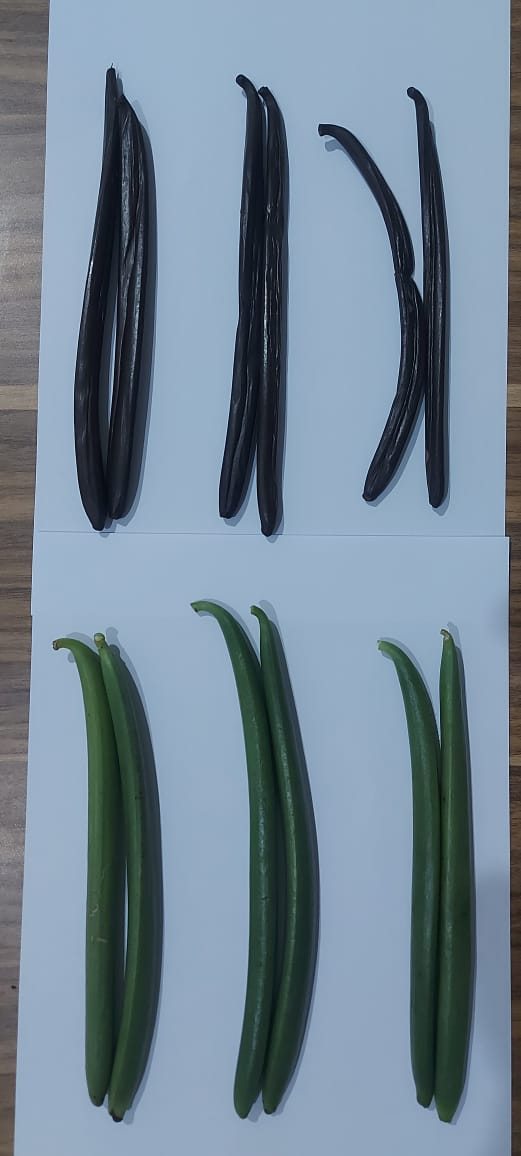
#> input picture Vanili.jpeg, 521 x 1156 px, found by its file name
$ jupyter execute segmentasi-citra.ipynb
#> lines starting #> are read from the running program, lines starting #| are printed output that depends on the picture; after the words box and inside, x2 and y2 are one past the last pixel; in counts of white or black regions, pixels touching at a corner belong together
[cell 1]
import matplotlib.pyplot as plt
import numpy as np
import numpy.matlib as matlib
from skimage import io
from skimage.color import rgb2gray, rgb2hsv
from skimage.morphology import area_opening
from skimage.exposure import histogram
from skimage.filters import threshold_otsu
import cv2 as cv

[cell 2]
path=r'/home/arivle/Documents/ugm/kuliah/semester 3/pengenalan-pola/4-segmentasi-vanili/Vanili.jpeg'
image = io.imread(path)
#> image is the input picture: shape (1156, 521, 3); mean R, G, B 115.5, 134, 149.7
gray = cv.cvtColor(image, cv.COLOR_BGR2GRAY)
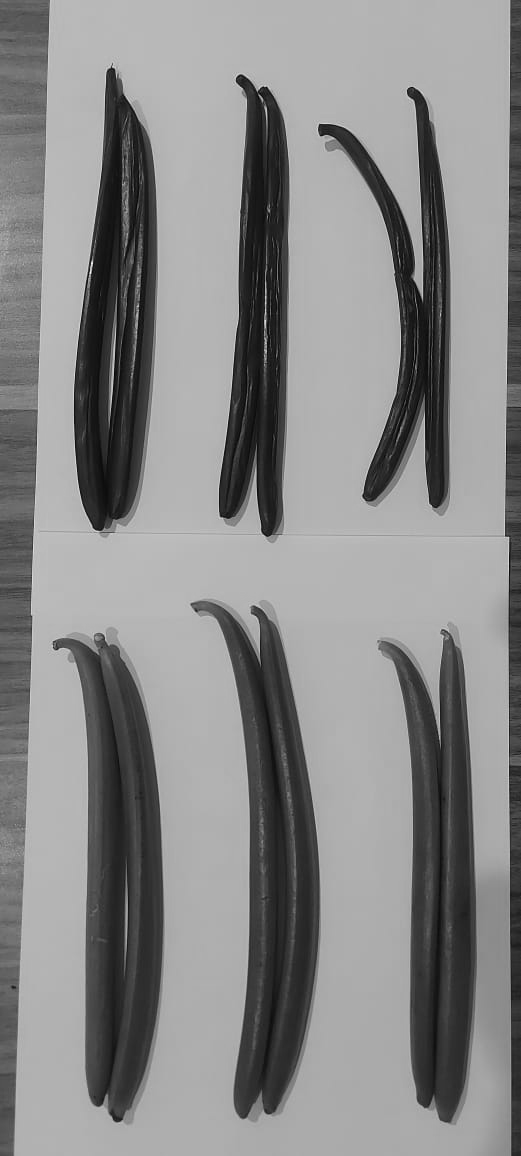
#> gray: shape (1156, 521); min 3, max 249, mean 136.5
io.imshow(gray)
print(image.shape)
#| (1156, 521, 3)
#> (printed output is left out)
io.show()

[cell 3]
def get_histogram(image, bins):
#> called with image = array of shape (602276,), bins = 256
  histogram = np.zeros(bins)
  for pixel in image:
    histogram[pixel] += 1
#> this loop made 602276 passes
#> pixel on passes 1 to 3: 101, 102, 105
#> after the loop, histogram = 256 values, max 38570 at index 180, min 0 at index 0, mean 2352.6
  return histogram

grArray = np.asarray(gray)
flat = grArray.flatten()
print(flat)
hist = get_histogram(flat, 256)
#> hist has the same summary as histogram in get_histogram
plt.plot(hist)
#> figure, not shown here; curve peaks at x = 180, y = 38570

[cell 4]
def masked_image(image, mask):
    r = image[:,:,0] * mask
    g = image[:,:,1] * mask
    b = image[:,:,2] * mask
    return np.dstack([r,g,b])

[cell 5]
th_values = np.linspace(0, 1, 11)
fig, axis = plt.subplots(2, 5, figsize=(15,8))

img_gray = rgb2gray(image)
for th, ax in zip(th_values, axis.flatten()):

    img_binarized = img_gray < th
    hasil = masked_image(image, img_binarized)
    ax.imshow(hasil)
    ax.set_title('$Threshold = %.2f$' % th)
#> this loop made 10 passes
#> pass 2, `img_binarized = img_gray < th`:
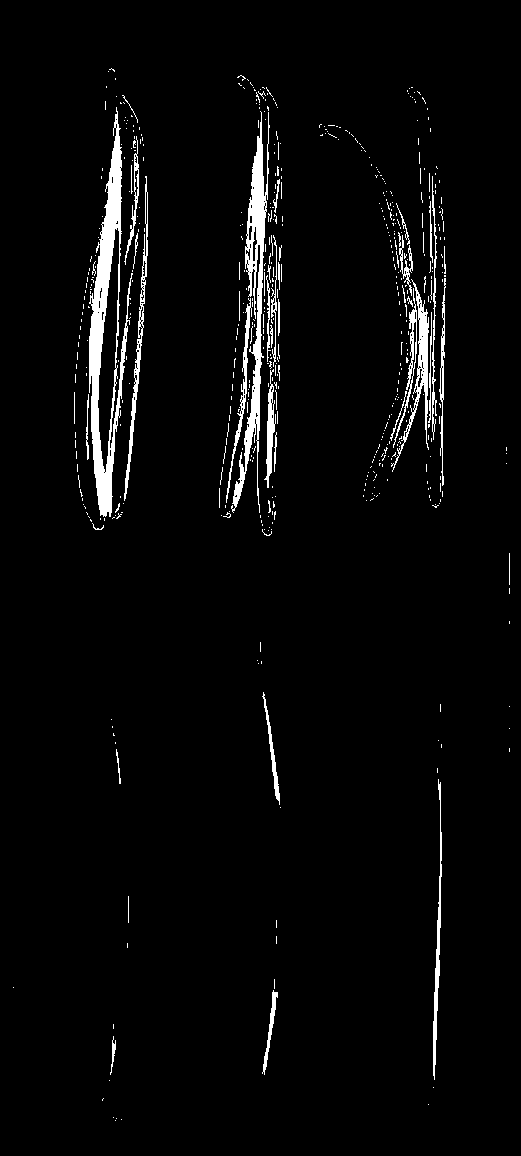
#> img_binarized: shape (1156, 521) bool; 3.4% white; 553 white regions (500 under 20 px), largest, box (x1, y1, x2, y2) and area: (89, 107, 133, 517) 5767, (231, 111, 270, 513) 3669, (391, 279, 429, 472) 1209
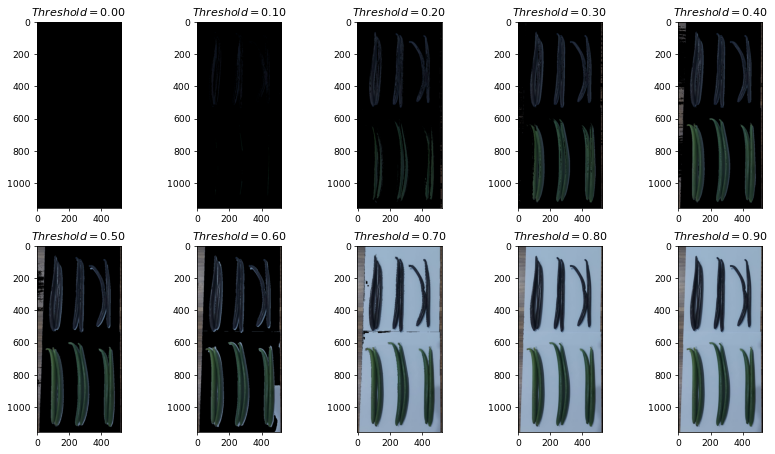
#> figure drawn by matplotlib, 10 panels

[cell 6]
equ = cv.equalizeHist(gray)
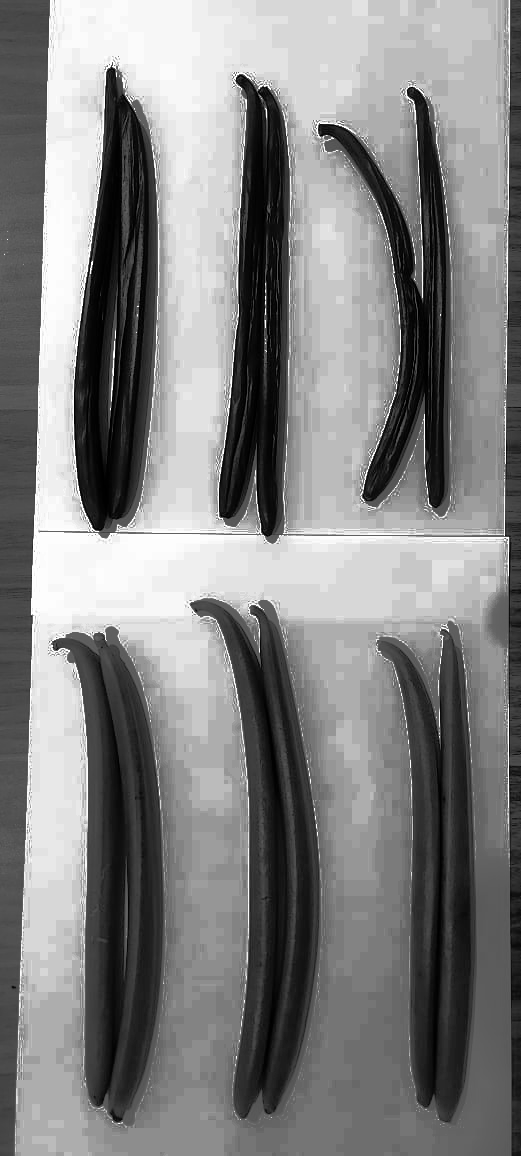
#> equ: shape (1156, 521); min 0, max 255, mean 130.7
io.imshow(equ)

[cell 7]
freq2, bins2 = histogram(equ)
#> freq2 = 256 values, max 38570 at index 215, min 0 at index 21, mean 2352.6; bins2 = 256 values from 0 to 255
plt.step(bins2, freq2*1.0/freq2.sum())
plt.xlabel('Intensity value')
plt.ylabel('Fraction of pixels');
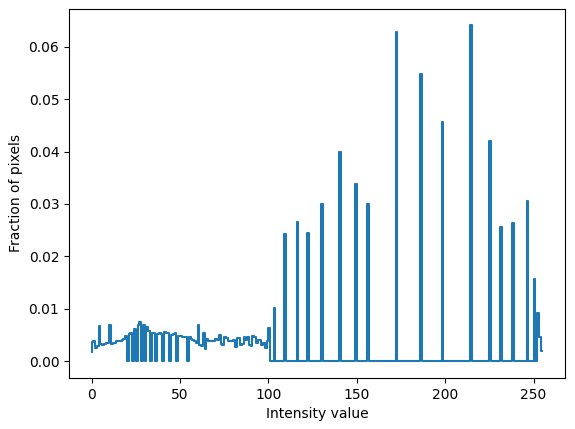
#> figure drawn by matplotlib, 1 panel; curve peaks at x = 215, y = 0.064

[cell 8]
freq, bins = histogram(img_gray)
#> freq = 256 values, max 37793 at index 178, min 0 at index 226, mean 2352.6; bins = 256 values from 0.005 to 0.966
plt.step(bins, freq*1.0/freq.sum())
plt.xlabel('Intensity value')
plt.ylabel('Fraction of pixels');
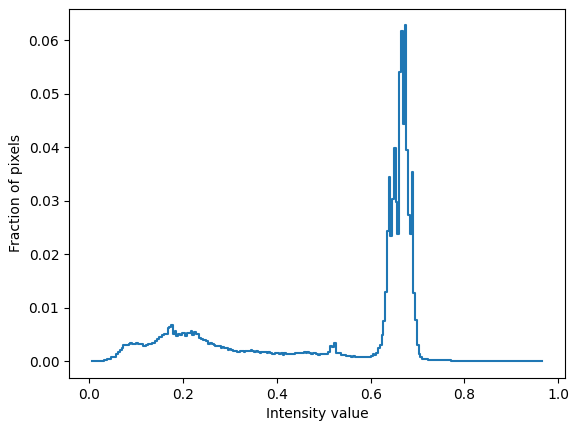
#> figure drawn by matplotlib, 1 panel; curve peaks at x = 0.676, y = 0.0628

[cell 9]
fig, ax = plt.subplots(1, 2, figsize=(12,6))
thresh = threshold_otsu(img_gray)
#> thresh = 0.431
img_otsu  = img_gray < thresh
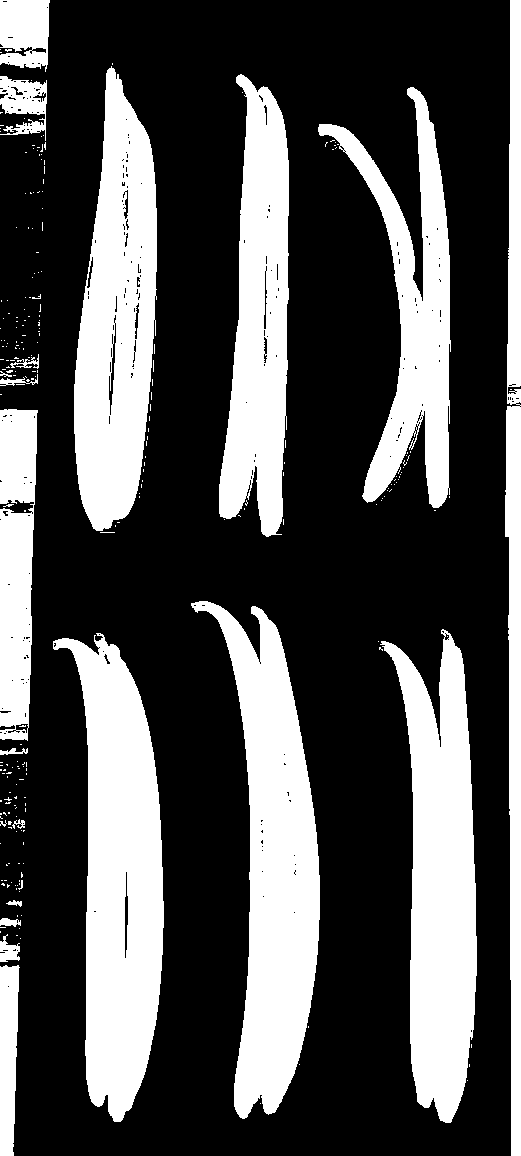
#> img_otsu: shape (1156, 521) bool; 31.4% white; 252 white regions (231 under 20 px), largest, box (x1, y1, x2, y2) and area: (53, 633, 164, 1122) 31193, (191, 601, 320, 1119) 30551, (380, 629, 477, 1123) 27417
ax[0].set_title('$Threshold = %.2f$' % thresh)
ax[0].imshow(img_otsu)
filtered = masked_image(image, img_otsu)
#> in masked_image (call 11), `g = image[:,:,1] * mask`:
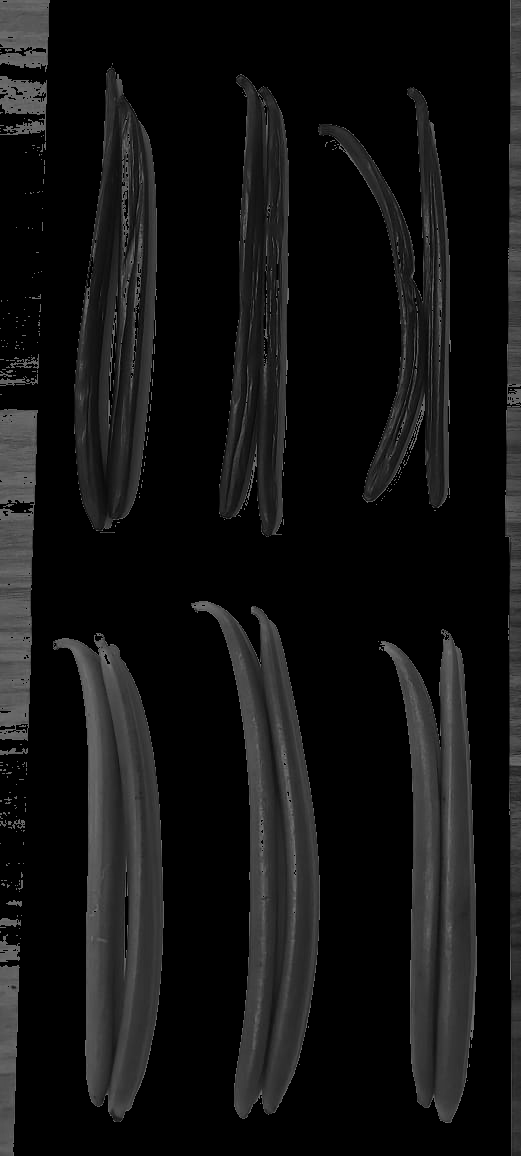
#> g: shape (1156, 521); min 0, max 119, mean 18.1
#> in masked_image (call 11), `return np.dstack([r,g,b])`:
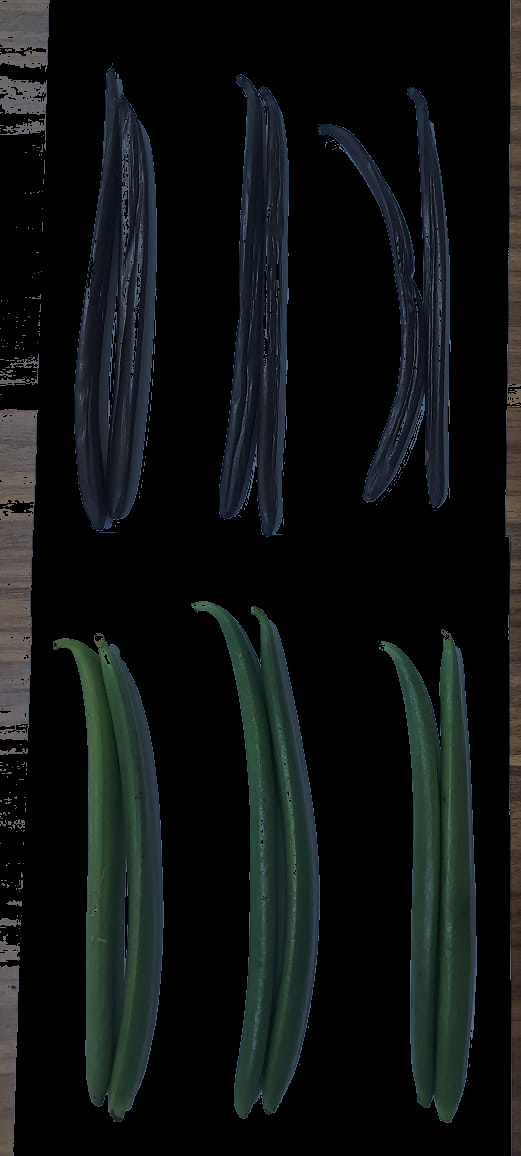
#> returned value: shape (1156, 521, 3); mean of channels 0, 1, 2 14.5, 18.1, 18.1; drawn as R, G, B
ax[1].imshow(filtered)
